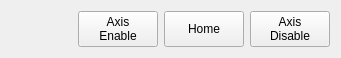
   <widget class="QWidget" name="layoutWidget_3">
    <property name="geometry">
     <rect>
      <x>480</x>
      <y>104</y>
      <width>341</width>
      <height>37</height>
     </rect>
    </property>
    <layout class="QHBoxLayout" name="horizontalLayout_6">
     <item>
      <spacer name="horizontalSpacer_6">
       <property name="orientation">
        <enum>Qt::Horizontal</enum>
       </property>
       <property name="sizeHint" stdset="0">
        <size>
         <width>88</width>
         <height>20</height>
        </size>
       </property>
      </spacer>
     </item>
     <item>
      <widget class="QPushButton" name="pushButton_n2_enable">
       <property name="text">
        <string>Axis
Enable</string>
       </property>
      </widget>
     </item>
     <item>
      <widget class="QPushButton" name="pushButton_n2_home">
       <property name="sizePolicy">
        <sizepolicy hsizetype="Minimum" vsizetype="Minimum">
         <horstretch>0</horstretch>
         <verstretch>0</verstretch>
        </sizepolicy>
       </property>
       <property name="text">
        <string>Home</string>
       </property>
      </widget>
     </item>
     <item>
      <widget class="QPushButton" name="pushButton_n2_disable">
       <property name="sizePolicy">
        <sizepolicy hsizetype="Minimum" vsizetype="Minimum">
         <horstretch>0</horstretch>
         <verstretch>0</verstretch>
        </sizepolicy>
       </property>
       <property name="text">
        <string>Axis
Disable</string>
       </property>
      </widget>
     </item>
    </layout>
   </widget>
